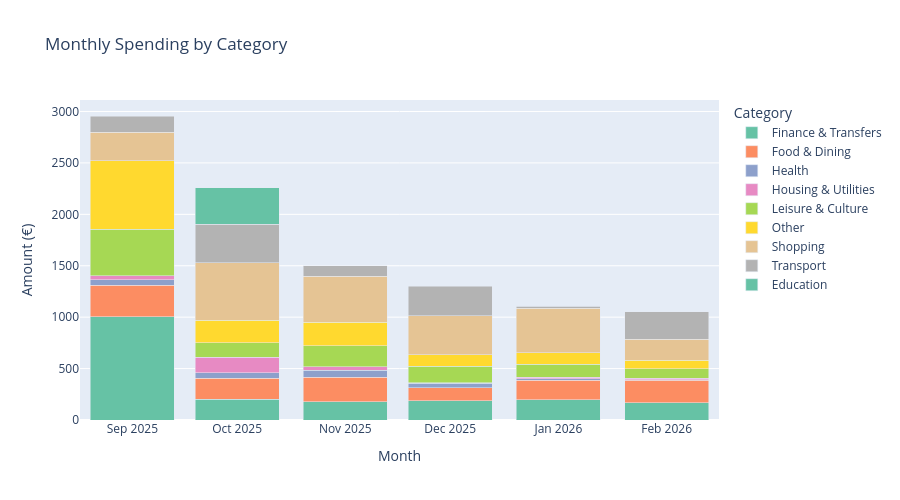

Notebook code for this chart:
### Markdown cell above
## 3. Monthly Spending Breakdown by Category

### Code cell
# Stacked bar: monthly expenses broken down by category
monthly_cat = expenses.groupby(["month_str", "category"])["expense"].sum().reset_index()
monthly_cat = monthly_cat.sort_values("month_str")

fig = px.bar(
    monthly_cat,
    x="month_str", y="expense", color="category",
    title="Monthly Spending by Category",
    labels={"month_str": "Month", "expense": "Amount (€)", "category": "Category"},
    color_discrete_sequence=px.colors.qualitative.Set2,
    height=500,
)
fig.update_layout(barmode="stack", xaxis_title="Month", yaxis_title="Amount (€)")
fig.show()

### Figure 1 — Plotly figure (JSON) as saved in the notebook; plotly's stock layout.template omitted (floating-point values rounded to 4 significant figures)
{"data": [{"hovertemplate": "Category=Finance & Transfers<br>Month=%{x}<br>Amount (€)=%{y}<extra></extra>", "legendgroup": "Finance & Transfers", "marker": {"color": "rgb(102,194,165)", "pattern": {"shape": ""}}, "name": "Finance & Transfers", "orientation": "v", "showlegend": true, "textposition": "auto", "type": "bar", "x": ["2025-09", "2025-10", "2025-11", "2025-12", "2026-01", "2026-02"], "xaxis": "x", "y": [1004.0, 201.9, 176.5, 187.5, 199.2, 169.5], "yaxis": "y"}, {"hovertemplate": "Category=Food & Dining<br>Month=%{x}<br>Amount (€)=%{y}<extra></extra>", "legendgroup": "Food & Dining", "marker": {"color": "rgb(252,141,98)", "pattern": {"shape": ""}}, "name": "Food & Dining", "orientation": "v", "showlegend": true, "textposition": "auto", "type": "bar", "x": ["2025-09", "2025-10", "2025-11", "2025-12", "2026-01", "2026-02"], "xaxis": "x", "y": [306.3, 205.1, 240.2, 126.3, 188.2, 215.6], "yaxis": "y"}, {"hovertemplate": "Category=Health<br>Month=%{x}<br>Amount (€)=%{y}<extra></extra>", "legendgroup": "Health", "marker": {"color": "rgb(141,160,203)", "pattern": {"shape": ""}}, "name": "Health", "orientation": "v", "showlegend": true, "textposition": "auto", "type": "bar", "x": ["2025-09", "2025-10", "2025-11", "2025-12", "2026-01", "2026-02"], "xaxis": "x", "y": [55.1, 52.83, 68.92, 42.2, 12.36, 5.0], "yaxis": "y"}, {"hovertemplate": "Category=Housing & Utilities<br>Month=%{x}<br>Amount (€)=%{y}<extra></extra>", "legendgroup": "Housing & Utilities", "marker": {"color": "rgb(231,138,195)", "pattern": {"shape": ""}}, "name": "Housing & Utilities", "orientation": "v", "showlegend": true, "textposition": "auto", "type": "bar", "x": ["2025-09", "2025-10", "2025-11", "2025-12", "2026-01", "2026-02"], "xaxis": "x", "y": [35.64, 148.8, 31.0, 6.81, 15.5, 16.34], "yaxis": "y"}, {"hovertemplate": "Category=Leisure & Culture<br>Month=%{x}<br>Amount (€)=%{y}<extra></extra>", "legendgroup": "Leisure & Culture", "marker": {"color": "rgb(166,216,84)", "pattern": {"shape": ""}}, "name": "Leisure & Culture", "orientation": "v", "showlegend": true, "textposition": "auto", "type": "bar", "x": ["2025-09", "2025-10", "2025-11", "2025-12", "2026-01", "2026-02"], "xaxis": "x", "y": [454.0, 141.7, 206.4, 162.4, 128.6, 91.87], "yaxis": "y"}, {"hovertemplate": "Category=Other<br>Month=%{x}<br>Amount (€)=%{y}<extra></extra>", "legendgroup": "Other", "marker": {"color": "rgb(255,217,47)", "pattern": {"shape": ""}}, "name": "Other", "orientation": "v", "showlegend": true, "textposition": "auto", "type": "bar", "x": ["2025-09", "2025-10", "2025-11", "2025-12", "2026-01", "2026-02"], "xaxis": "x", "y": [667.0, 219.2, 226.0, 107.3, 108.4, 84.23], "yaxis": "y"}, {"hovertemplate": "Category=Shopping<br>Month=%{x}<br>Amount (€)=%{y}<extra></extra>", "legendgroup": "Shopping", "marker": {"color": "rgb(229,196,148)", "pattern": {"shape": ""}}, "name": "Shopping", "orientation": "v", "showlegend": true, "textposition": "auto", "type": "bar", "x": ["2025-09", "2025-10", "2025-11", "2025-12", "2026-01", "2026-02"], "xaxis": "x", "y": [277.9, 561.0, 449.0, 383.4, 432.8, 201.2], "yaxis": "y"}, {"hovertemplate": "Category=Transport<br>Month=%{x}<br>Amount (€)=%{y}<extra></extra>", "legendgroup": "Transport", "marker": {"color": "rgb(179,179,179)", "pattern": {"shape": ""}}, "name": "Transport", "orientation": "v", "showlegend": true, "textposition": "auto", "type": "bar", "x": ["2025-09", "2025-10", "2025-11", "2025-12", "2026-01", "2026-02"], "xaxis": "x", "y": [157.1, 373.9, 103.0, 283.7, 22.3, 269.8], "yaxis": "y"}, {"hovertemplate": "Category=Education<br>Month=%{x}<br>Amount (€)=%{y}<extra></extra>", "legendgroup": "Education", "marker": {"color": "rgb(102,194,165)", "pattern": {"shape": ""}}, "name": "Education", "orientation": "v", "showlegend": true, "textposition": "auto", "type": "bar", "x": ["2025-10", "2026-01"], "xaxis": "x", "y": [353.0, 2.0], "yaxis": "y"}], "layout": {"barmode": "stack", "height": 500, "legend": {"title": {"text": "Category"}, "tracegroupgap": 0}, "title": {"text": "Monthly Spending by Category"}, "xaxis": {"anchor": "y", "domain": [0, 1], "title": {"text": "Month"}}, "yaxis": {"anchor": "x", "domain": [0, 1], "title": {"text": "Amount (€)"}}}}
